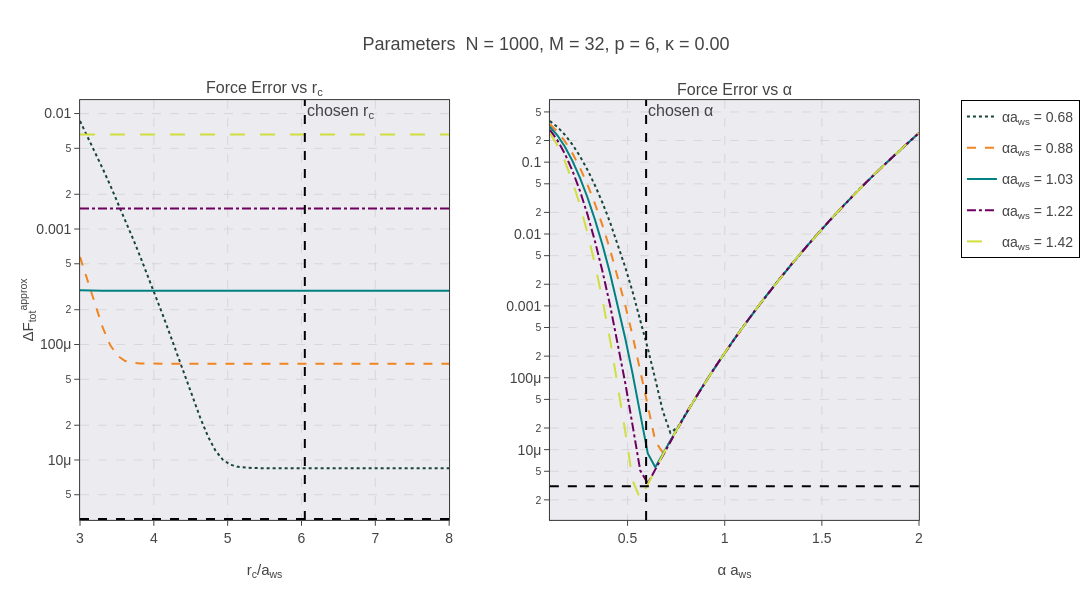

The code cell stored with this chart in its notebook:
### Markdown cell above
<!-- ## Simulation

The following code is commented out since the simulation has been run before. 
We leave it here so that it is easy to copy and paste in your notebook. -->

### Code cell
fig.update_xaxes(showgrid=True, gridcolor='LightGray')
fig.update_yaxes(showgrid=True, gridcolor='LightGray')
